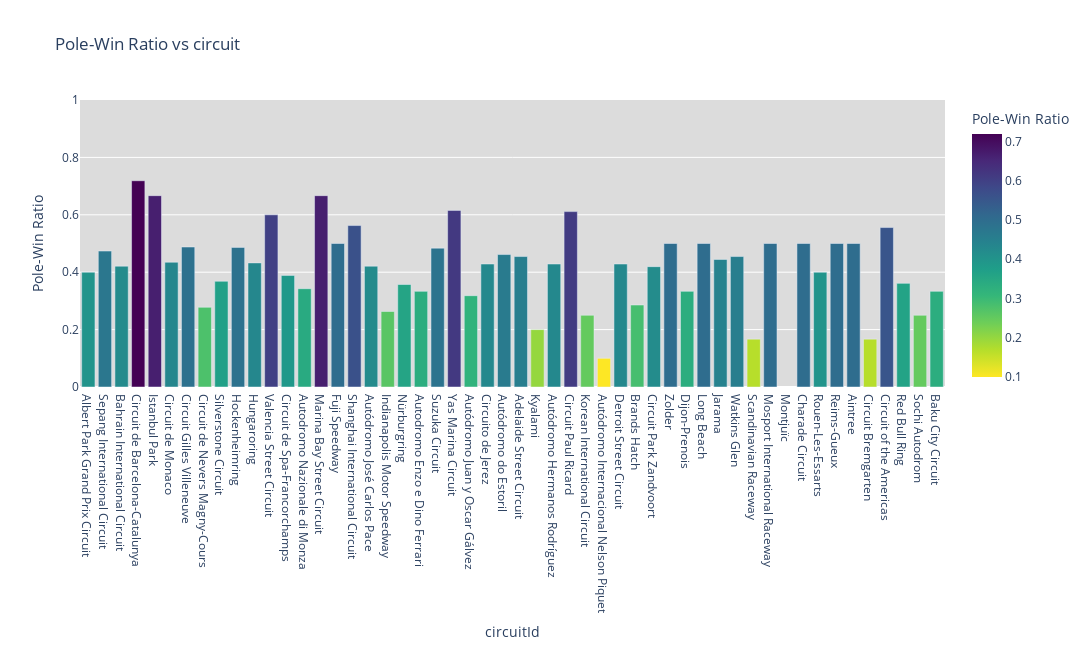
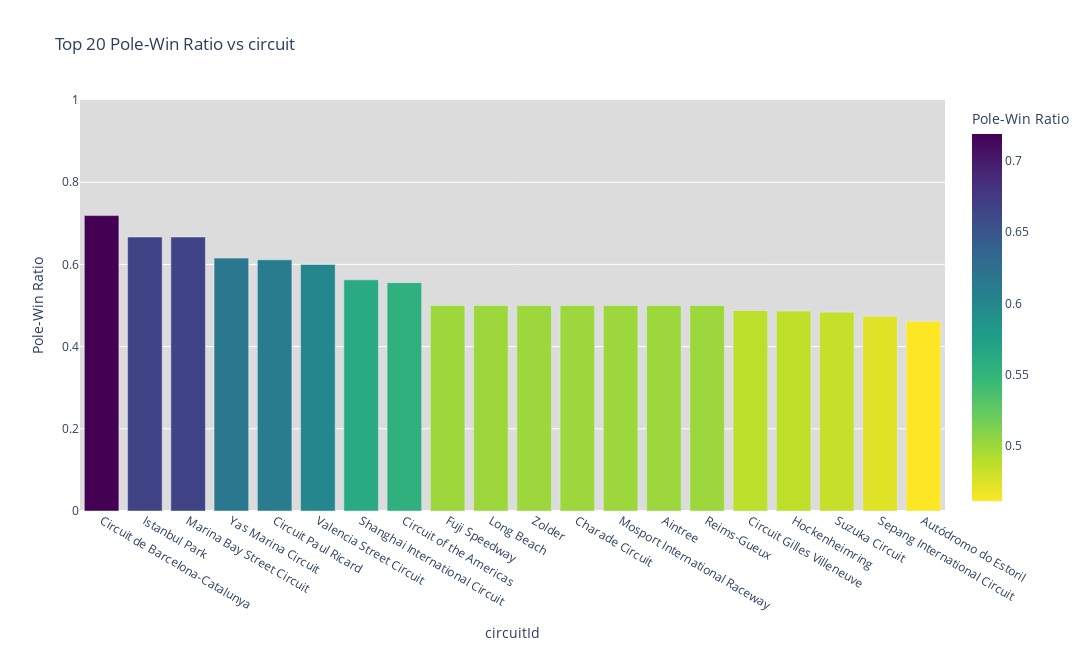
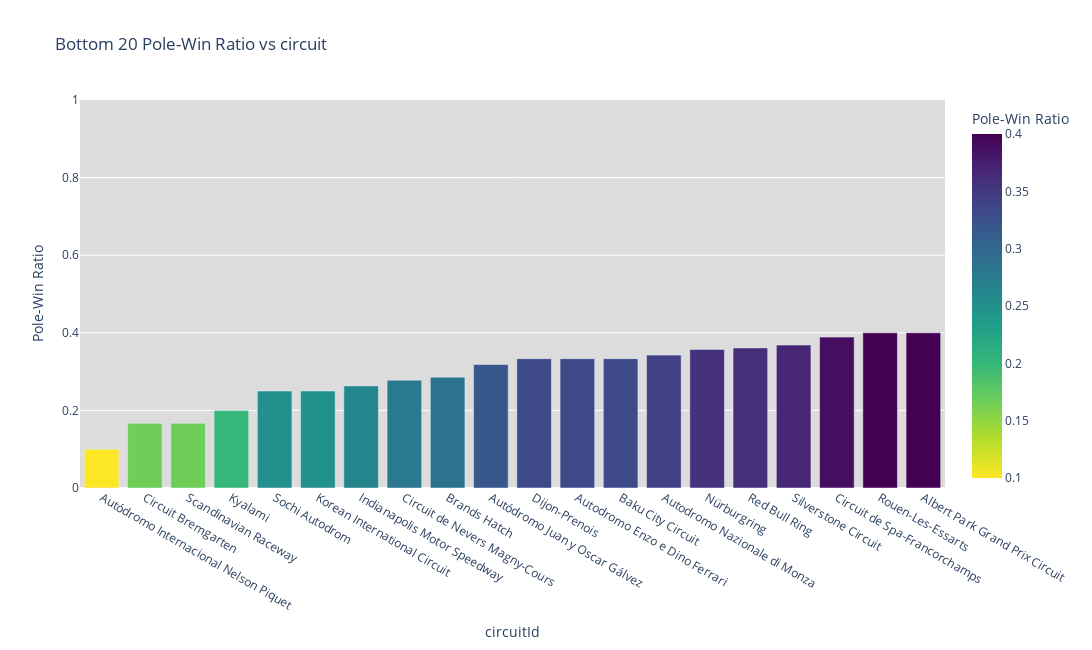

Notebook source saved alongside these figures, in order:
### Markdown cell above
<h3 style="color:orange">Pole-Win Ratio per Circuit and Driver</h3>

### Code cell
pwrfor(groupId = 'circuitId', relate = operator.eq, position = 1, minNumPole=3, n=20)

### Figure 1 — Plotly figure (JSON) as saved in the notebook; plotly's stock layout.template omitted (floating-point values rounded to 4 significant figures)
{"data": [{"alignmentgroup": "True", "hovertemplate": "circuitId=%{x}<br>Pole-Win Ratio=%{marker.color}<extra></extra>", "legendgroup": "", "marker": {"color": [0.4, 0.4737, 0.4211, 0.7188, 0.6667, 0.4348, 0.4878, 0.2778, 0.3684, 0.4865, 0.4324, 0.6, 0.3889, 0.3425, 0.6667, 0.5, 0.5625, 0.4211, 0.2632, 0.3571, 0.3333, 0.4839, 0.6154, 0.3182, 0.4286, 0.4615, 0.4545, 0.2, 0.4286, 0.6111, 0.25, 0.1, 0.4286, 0.2857, 0.4194, 0.5, 0.3333, 0.5, 0.4444, 0.4545, 0.1667, 0.5, null, 0.5, 0.4, 0.5, 0.5, 0.1667, 0.5556, 0.3611, 0.25, 0.3333], "coloraxis": "coloraxis", "pattern": {"shape": ""}}, "name": "", "offsetgroup": "", "orientation": "v", "showlegend": false, "textposition": "auto", "type": "bar", "x": ["Albert Park Grand Prix Circuit", "Sepang International Circuit", "Bahrain International Circuit", "Circuit de Barcelona-Catalunya", "Istanbul Park", "Circuit de Monaco", "Circuit Gilles Villeneuve", "Circuit de Nevers Magny-Cours", "Silverstone Circuit", "Hockenheimring", "Hungaroring", "Valencia Street Circuit", "Circuit de Spa-Francorchamps", "Autodromo Nazionale di Monza", "Marina Bay Street Circuit", "Fuji Speedway", "Shanghai International Circuit", "Autódromo José Carlos Pace", "Indianapolis Motor Speedway", "Nürburgring", "Autodromo Enzo e Dino Ferrari", "Suzuka Circuit", "Yas Marina Circuit", "Autódromo Juan y Oscar Gálvez", "Circuito de Jerez", "Autódromo do Estoril", "Adelaide Street Circuit", "Kyalami", "Autódromo Hermanos Rodríguez", "Circuit Paul Ricard", "Korean International Circuit", "Autódromo Internacional Nelson Piquet", "Detroit Street Circuit", "Brands Hatch", "Circuit Park Zandvoort", "Zolder", "Dijon-Prenois", "Long Beach", "Jarama", "Watkins Glen", "Scandinavian Raceway", "Mosport International Raceway", "Montjuïc", "Charade Circuit", "Rouen-Les-Essarts", "Reims-Gueux", "Aintree", "Circuit Bremgarten", "Circuit of the Americas", "Red Bull Ring", "Sochi Autodrom", "Baku City Circuit"], "xaxis": "x", "y": [0.4, 0.4737, 0.4211, 0.7188, 0.6667, 0.4348, 0.4878, 0.2778, 0.3684, 0.4865, 0.4324, 0.6, 0.3889, 0.3425, 0.6667, 0.5, 0.5625, 0.4211, 0.2632, 0.3571, 0.3333, 0.4839, 0.6154, 0.3182, 0.4286, 0.4615, 0.4545, 0.2, 0.4286, 0.6111, 0.25, 0.1, 0.4286, 0.2857, 0.4194, 0.5, 0.3333, 0.5, 0.4444, 0.4545, 0.1667, 0.5, null, 0.5, 0.4, 0.5, 0.5, 0.1667, 0.5556, 0.3611, 0.25, 0.3333], "yaxis": "y"}], "layout": {"barmode": "relative", "coloraxis": {"colorbar": {"title": {"text": "Pole-Win Ratio"}}, "colorscale": [[0, "#fde725"], [0.1111, "#b5de2b"], [0.2222, "#6ece58"], [0.3333, "#35b779"], [0.4444, "#1f9e89"], [0.5556, "#26828e"], [0.6667, "#31688e"], [0.7778, "#3e4989"], [0.8889, "#482878"], [1, "#440154"]]}, "height": 650, "legend": {"tracegroupgap": 0}, "plot_bgcolor": "gainsboro", "title": {"text": "Pole-Win Ratio vs circuit"}, "width": 1175, "xaxis": {"anchor": "y", "domain": [0, 1], "title": {"text": "circuitId"}}, "yaxis": {"anchor": "x", "domain": [0, 1], "gridwidth": 1, "range": [0, 1], "showgrid": true, "title": {"text": "Pole-Win Ratio"}}}}

### Figure 2 — Plotly figure (JSON) as saved in the notebook; plotly's stock layout.template omitted (floating-point values rounded to 4 significant figures)
{"data": [{"alignmentgroup": "True", "hovertemplate": "circuitId=%{x}<br>Pole-Win Ratio=%{marker.color}<extra></extra>", "legendgroup": "", "marker": {"color": [0.7188, 0.6667, 0.6667, 0.6154, 0.6111, 0.6, 0.5625, 0.5556, 0.5, 0.5, 0.5, 0.5, 0.5, 0.5, 0.5, 0.4878, 0.4865, 0.4839, 0.4737, 0.4615], "coloraxis": "coloraxis", "pattern": {"shape": ""}}, "name": "", "offsetgroup": "", "orientation": "v", "showlegend": false, "textposition": "auto", "type": "bar", "x": ["Circuit de Barcelona-Catalunya", "Istanbul Park", "Marina Bay Street Circuit", "Yas Marina Circuit", "Circuit Paul Ricard", "Valencia Street Circuit", "Shanghai International Circuit", "Circuit of the Americas", "Fuji Speedway", "Long Beach", "Zolder", "Charade Circuit", "Mosport International Raceway", "Aintree", "Reims-Gueux", "Circuit Gilles Villeneuve", "Hockenheimring", "Suzuka Circuit", "Sepang International Circuit", "Autódromo do Estoril"], "xaxis": "x", "y": [0.7188, 0.6667, 0.6667, 0.6154, 0.6111, 0.6, 0.5625, 0.5556, 0.5, 0.5, 0.5, 0.5, 0.5, 0.5, 0.5, 0.4878, 0.4865, 0.4839, 0.4737, 0.4615], "yaxis": "y"}], "layout": {"barmode": "relative", "coloraxis": {"colorbar": {"title": {"text": "Pole-Win Ratio"}}, "colorscale": [[0, "#fde725"], [0.1111, "#b5de2b"], [0.2222, "#6ece58"], [0.3333, "#35b779"], [0.4444, "#1f9e89"], [0.5556, "#26828e"], [0.6667, "#31688e"], [0.7778, "#3e4989"], [0.8889, "#482878"], [1, "#440154"]]}, "height": 650, "legend": {"tracegroupgap": 0}, "plot_bgcolor": "gainsboro", "title": {"text": "Top 20 Pole-Win Ratio vs circuit"}, "width": 1175, "xaxis": {"anchor": "y", "domain": [0, 1], "title": {"text": "circuitId"}}, "yaxis": {"anchor": "x", "domain": [0, 1], "gridwidth": 1, "range": [0, 1], "showgrid": true, "title": {"text": "Pole-Win Ratio"}}}}

### Figure 3 — Plotly figure (JSON) as saved in the notebook; plotly's stock layout.template omitted (floating-point values rounded to 4 significant figures)
{"data": [{"alignmentgroup": "True", "hovertemplate": "circuitId=%{x}<br>Pole-Win Ratio=%{marker.color}<extra></extra>", "legendgroup": "", "marker": {"color": [0.1, 0.1667, 0.1667, 0.2, 0.25, 0.25, 0.2632, 0.2778, 0.2857, 0.3182, 0.3333, 0.3333, 0.3333, 0.3425, 0.3571, 0.3611, 0.3684, 0.3889, 0.4, 0.4], "coloraxis": "coloraxis", "pattern": {"shape": ""}}, "name": "", "offsetgroup": "", "orientation": "v", "showlegend": false, "textposition": "auto", "type": "bar", "x": ["Autódromo Internacional Nelson Piquet", "Circuit Bremgarten", "Scandinavian Raceway", "Kyalami", "Sochi Autodrom", "Korean International Circuit", "Indianapolis Motor Speedway", "Circuit de Nevers Magny-Cours", "Brands Hatch", "Autódromo Juan y Oscar Gálvez", "Dijon-Prenois", "Autodromo Enzo e Dino Ferrari", "Baku City Circuit", "Autodromo Nazionale di Monza", "Nürburgring", "Red Bull Ring", "Silverstone Circuit", "Circuit de Spa-Francorchamps", "Rouen-Les-Essarts", "Albert Park Grand Prix Circuit"], "xaxis": "x", "y": [0.1, 0.1667, 0.1667, 0.2, 0.25, 0.25, 0.2632, 0.2778, 0.2857, 0.3182, 0.3333, 0.3333, 0.3333, 0.3425, 0.3571, 0.3611, 0.3684, 0.3889, 0.4, 0.4], "yaxis": "y"}], "layout": {"barmode": "relative", "coloraxis": {"colorbar": {"title": {"text": "Pole-Win Ratio"}}, "colorscale": [[0, "#fde725"], [0.1111, "#b5de2b"], [0.2222, "#6ece58"], [0.3333, "#35b779"], [0.4444, "#1f9e89"], [0.5556, "#26828e"], [0.6667, "#31688e"], [0.7778, "#3e4989"], [0.8889, "#482878"], [1, "#440154"]]}, "height": 650, "legend": {"tracegroupgap": 0}, "plot_bgcolor": "gainsboro", "title": {"text": "Bottom 20 Pole-Win Ratio vs circuit"}, "width": 1175, "xaxis": {"anchor": "y", "domain": [0, 1], "title": {"text": "circuitId"}}, "yaxis": {"anchor": "x", "domain": [0, 1], "gridwidth": 1, "range": [0, 1], "showgrid": true, "title": {"text": "Pole-Win Ratio"}}}}
